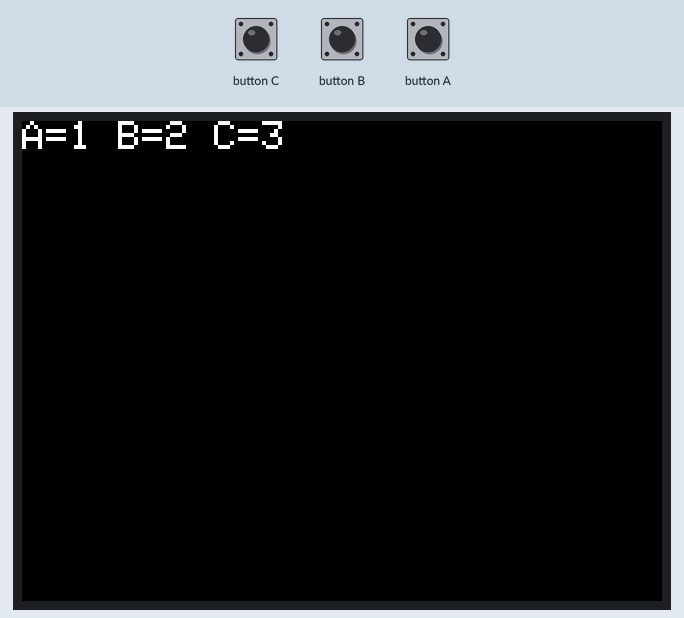
The sketch below on a simulated ESP32. On the bench: 320×240 colour display. Random numbers use the default seed unless the sketch sets one; no radio packets arrive unless stated; what the sketch prints to the serial monitor is not drawn.

Above: at 0.2 s.
At 3.4 s:
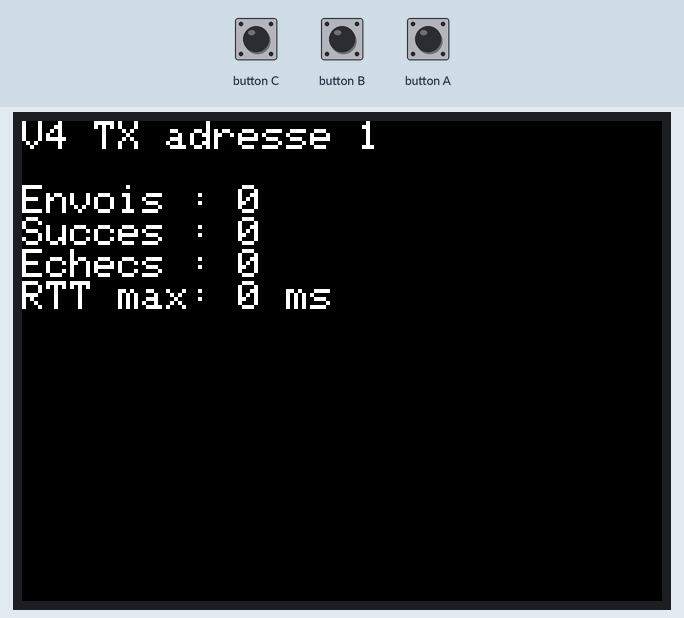
At 34.9 s:
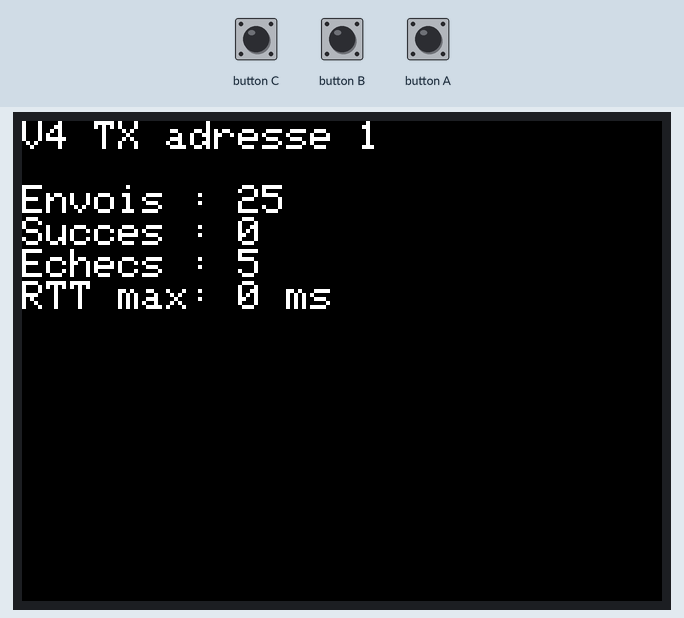
At 61.0 s:
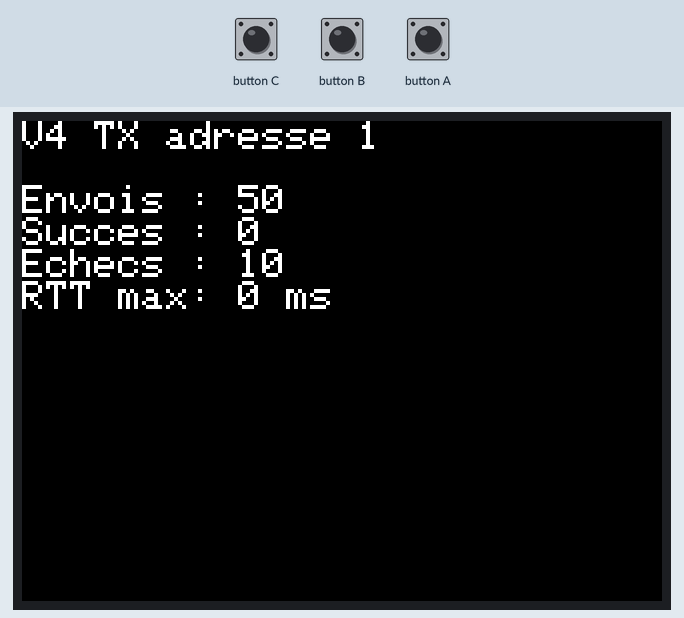
At 90.4 s:
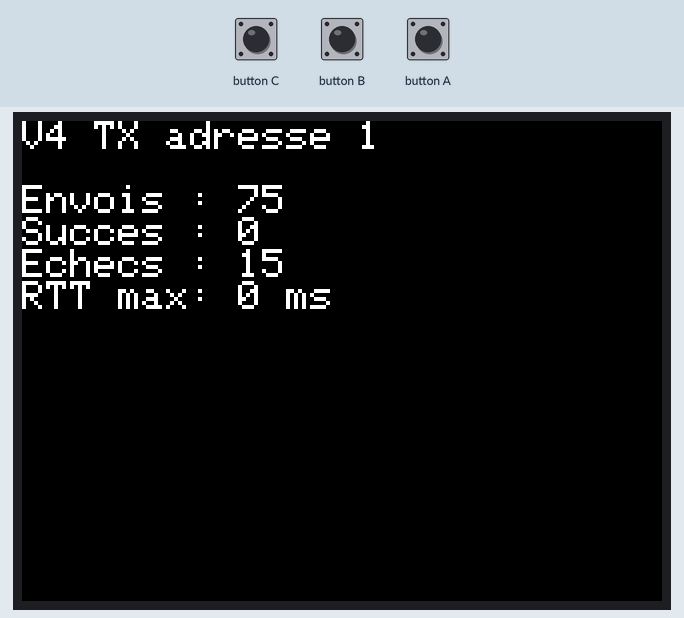
At 123.8 s:
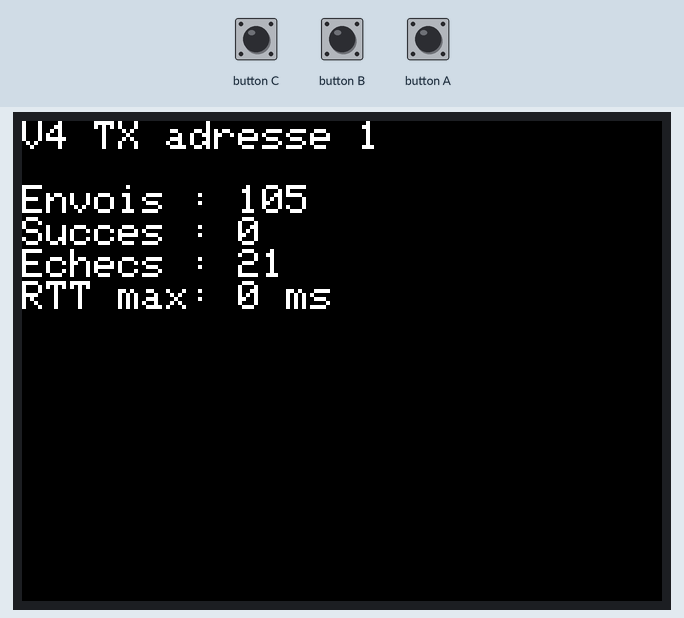

The sketch:

V4_T6_TX.ino
```cpp
/* =====================================================================
   SAE32 - Vidéo 4 - ÉMETTEUR ALOHA - portage M5Stack LoRa (RH_RF95)
   Base : Vidéo 4/Test 6/test Charge EIT.ino (Gabin)
   Test 6 : charge du flux entrant, face à V4_RX.
   CHARGE 1=très forte 2=forte 3=moyenne 4=faible 5=conforme au rapport cyclique 1 %
   Le protocole et les états de Gabin sont conservés.
   Les repères [P-x] renvoient à SAE32-Ameliorations-Code.md

   Au démarrage (3 s) : maintenir A, B ou C pour choisir l'adresse 1, 2 ou 3.
   ===================================================================== */
#include <SPI.h>
#include <M5Stack.h>
#include <RH_RF95.h>                // [P-1] Radio du module LoRa, à la place de RH_RF22

// [P-2] Broches du module LoRa M5Stack (celles des diapos), plus de câblage RF22.
#define RFM95_CS   5
#define RFM95_DIO0 36
RH_RF95 rf95(RFM95_CS, RFM95_DIO0);

uint8_t rxbuf[RH_RF95_MAX_MESSAGE_LEN];
uint8_t txbuf[RH_RF95_MAX_MESSAGE_LEN];
uint8_t rxlen = RH_RF95_MAX_MESSAGE_LEN;
uint8_t state, TxSeq, credit, NewFrame;
uint16_t backoff, EIT;              // [P-3] 16 bits : les délais LoRa dépassent 255 ms
uint32_t debutAttente;              // [P-4] Instant de départ du chien de garde

#define E0 0
#define E1 1
#define E2 2
#define E3 3
#define E4 4
#define E5 5
#define TYPE_DATA 1
#define TYPE_ACK 2
#define TAILLE_DATA 6
#define TAILLE_ACK 4
#define CREDIT_MAX 5

// [P-5] 40 ms était prévu pour le RF22. En LoRa SF7, l'ACK dure déjà 36 ms.
// Valeur de départ, à remplacer par le RTT max mesuré + une marge.
#define TIMEOUT_ACK 200

#define CHARGE 4   // <<< valeur a modifier pour ce test
#if   CHARGE == 1
  #define EIT_MIN 1
  #define EIT_MAX 20
#elif CHARGE == 2
  #define EIT_MIN 5
  #define EIT_MAX 100
#elif CHARGE == 3
  #define EIT_MIN 100
  #define EIT_MAX 500
#elif CHARGE == 4
  #define EIT_MIN 500
  #define EIT_MAX 2000
#else
  // [P-19] DATA de 41 ms : au moins 4,1 s entre deux trames pour rester sous 1 %.
  #define EIT_MIN 4100
  #define EIT_MAX 6000
#endif

// [P-6] Doit dépasser largement DATA + ACK (environ 77 ms en SF7).
#define BACKOFF_MAX 1500

uint8_t MyAdr = 1;                  // [P-7] Choisie au démarrage, pas à la compilation

uint32_t nbEnvois = 0, nbSucces = 0, nbEchecs = 0;
uint32_t rttMax = 0;

// [P-8] Sur M5Stack, le résultat doit être lisible sans ordinateur.
void afficherTableau() {
  M5.Lcd.fillRect(0, 32, 320, 120, BLACK);
  M5.Lcd.setCursor(0, 32);
  M5.Lcd.printf("Envois : %lu\n", (unsigned long)nbEnvois);
  M5.Lcd.printf("Succes : %lu\n", (unsigned long)nbSucces);
  M5.Lcd.printf("Echecs : %lu\n", (unsigned long)nbEchecs);
  M5.Lcd.printf("RTT max: %lu ms\n", (unsigned long)rttMax);
}

void choisirAdresse() {
  M5.Lcd.println("A=1 B=2 C=3");
  uint32_t debut = millis();
  while (millis() - debut < 3000) {
    M5.update();
    if (M5.BtnA.isPressed()) MyAdr = 1;
    if (M5.BtnB.isPressed()) MyAdr = 2;
    if (M5.BtnC.isPressed()) MyAdr = 3;
    delay(10);
  }
}

void setup()
{
  M5.begin();                       // [P-9] Démarre aussi Serial à 115200 et l'écran
  M5.Power.begin();
  M5.Lcd.setTextSize(2);
  choisirAdresse();
  M5.Lcd.fillScreen(BLACK);
  M5.Lcd.setCursor(0, 0);
  M5.Lcd.printf("V4 TX adresse %u\n", MyAdr);

  if (!rf95.init()) {               // [P-10] Arrêt clair : sinon l'écran semble figé
    M5.Lcd.println("Init radio ECHEC");
    while (true) delay(1000);
  }
  rf95.setModemConfig(RH_RF95::Bw125Cr45Sf128);   // [P-11] LoRa SF7 à la place de GFSK
  rf95.setFrequency(867.7);                       // Fréquence des diapos, pas 433 MHz
  rf95.setTxPower(8);

  state = E0;
  TxSeq = 0; credit = CREDIT_MAX;
  NewFrame = 1;

  // [P-12] esp_random() de Gabin, plus l'adresse MAC propre à chaque carte.
  randomSeed(esp_random() ^ (uint32_t)(ESP.getEfuseMac() >> 24));
  afficherTableau();
}

void loop() {
switch (state)
{
  case E0:
    if (NewFrame == 1)      // loi d'arrivée aléatoire du flux de trames à envoyer
    {
      EIT = random(EIT_MIN, EIT_MAX);
      delay(EIT);
      Serial.printf("EIT : %u\n", EIT);
    }
    Serial.printf("EMISSION %u : ", TxSeq);
    txbuf[0] = MyAdr;       // @S : moi
    txbuf[1] = 0;           // @D : le puits
    txbuf[2] = TYPE_DATA;
    txbuf[3] = TxSeq;
    txbuf[4] = 0xAA;
    txbuf[5] = 0x55;
    rf95.send(txbuf, TAILLE_DATA);
    rf95.waitPacketSent();
    nbEnvois++;
    credit--;               // on vient d'émettre une fois de + la trame
    state = E1;
    break;

  case E1:
    debutAttente = millis();
    rf95.setModeRx();
    state = E3;
    break;

  case E2:                  // trame reçue mais pas mon ACK : on continue d'attendre
    rf95.setModeRx();
    state = E3;
    break;

  case E3:                  // attente d'ACK non bloquante
    if (millis() - debutAttente > TIMEOUT_ACK)  // [P-4] Reste juste au retour à 0 de millis()
    { state = E5; }
    else
    {
      rxlen = RH_RF95_MAX_MESSAGE_LEN;
      if (rf95.recv(rxbuf, &rxlen))
      {
        // [P-13] Contrôle de longueur ajouté.
        if ((rxlen == TAILLE_ACK) && (rxbuf[2] == TYPE_ACK) && (rxbuf[3] == TxSeq) && (rxbuf[1] == MyAdr))
        { state = E4; }
        else state = E2;
      }
    }
    break;

  case E4: {
    uint32_t rtt = millis() - debutAttente;
    if (rtt > rttMax) rttMax = rtt;
    nbSucces++;
    Serial.printf("ACK_RECU %lu ms\n", (unsigned long)rtt);
    state = E0; TxSeq++; credit = CREDIT_MAX;
    NewFrame = 1;                    // Correction de Gabin : sinon plus d'EIT
    afficherTableau();
    break;
  }

  case E5:      // le chien de garde expire sans ACK
    if (credit == 0)
    {
      Serial.println("ECHEC");
      nbEchecs++;
      state = E0; NewFrame = 1;     // nouvelle trame
      credit = CREDIT_MAX; TxSeq++;
      afficherTableau();
    }
    else
    {
      state = E0; NewFrame = 0;     // toujours la même trame : pas d'EIT
      backoff = random(0, BACKOFF_MAX);
      Serial.printf("Collision ? Tentative %u, backoff %u\n", CREDIT_MAX - credit, backoff);
      delay(backoff);               // attente aléatoire ALOHA
    }
    break;

  default:
    state = E0;
    break;
}
}
```

Measured:
- what the display in image 1 shows lasts 5.3 s, from 3.3 s to 8.6 s
- what the display in image 2 shows lasts 4.0 s, from 34.9 s to 38.9 s
- what the display in image 3 shows lasts 6.2 s, from 60.9 s to 67.1 s
- what the display in image 4 shows lasts 6.5 s, from 90.3 s to 96.8 s
- what the display in image 5 shows lasts 5.0 s, from 123.7 s to 128.7 s
